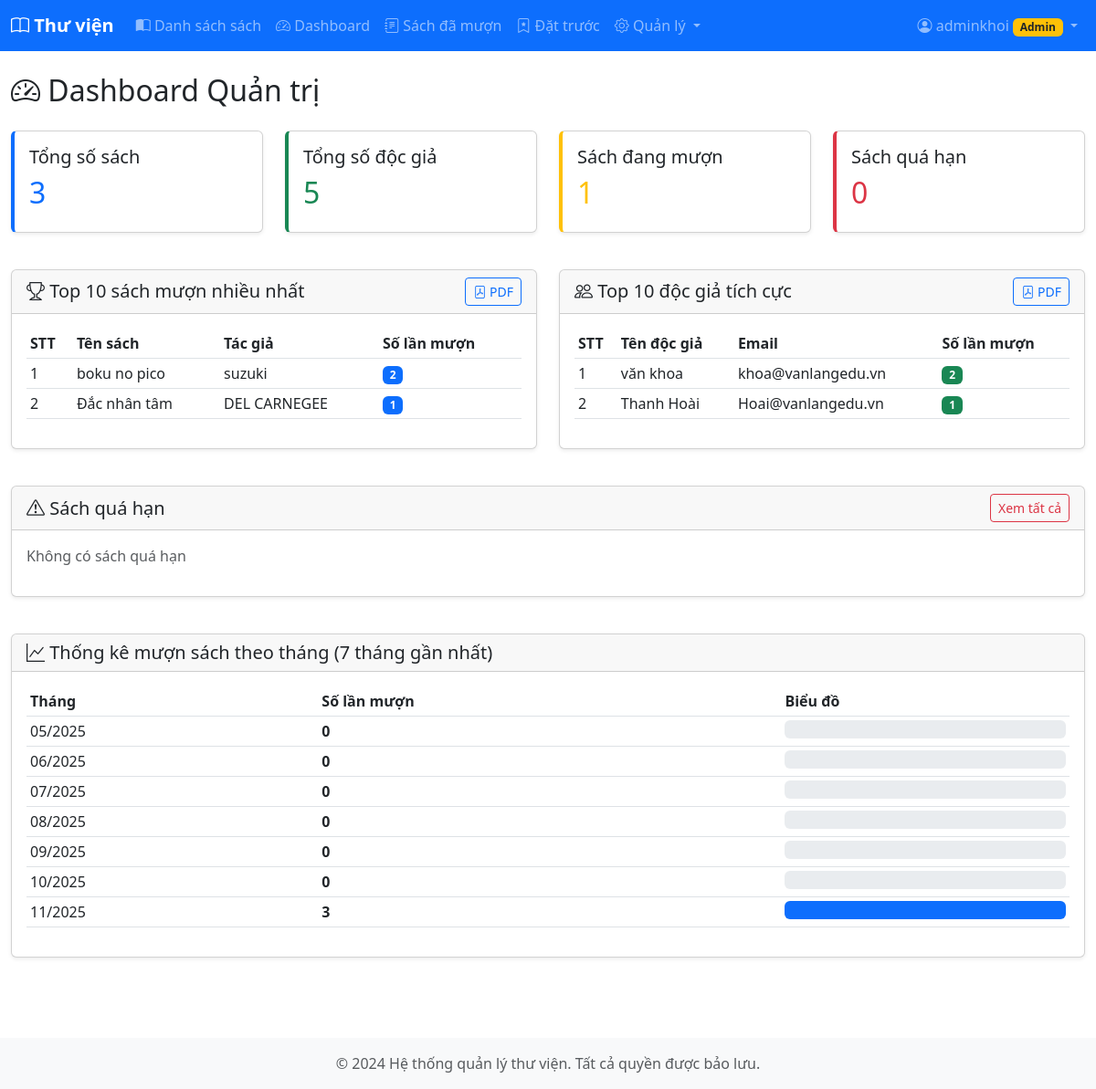
The page /dashboard/ (signed in) on the database its author committed.
### src/models.py (models this page shows, shortened)
class User(UserMixin, db.Model):
    __tablename__ = 'users'
    id = db.Column(db.Integer, primary_key=True)
    email = db.Column(db.String(255), unique=True, nullable=False)
    name = db.Column(db.String(120))
    password_hash = db.Column(db.String(255), nullable=False)
    is_admin = db.Column(db.Boolean, default=False)
    created_at = db.Column(db.DateTime, default=datetime.utcnow)
    borrow_records = db.relationship('BorrowRecord', backref='user', lazy=True)
    reservations = db.relationship('Reservation', backref='user', lazy=True)

class Book(db.Model):
    __tablename__ = 'books'
    id = db.Column(db.Integer, primary_key=True)
    title = db.Column(db.String(255), nullable=False)
    author = db.Column(db.String(255))
    category = db.Column(db.String(120))
    isbn = db.Column(db.String(50), unique=True, index=True)
    total_copies = db.Column(db.Integer, default=1)
    available_copies = db.Column(db.Integer, default=1)
    image_path = db.Column(db.String(500), nullable=True)  # Đường dẫn hình ảnh
    created_at = db.Column(db.DateTime, default=datetime.utcnow)
    borrow_records = db.relationship('BorrowRecord', backref='book', lazy=True)
    reservations = db.relationship('Reservation', backref='book', lazy=True)

### src/routes/dashboard.py (the view)
@dashboard_bp.route('/')
@login_required
def index():
    if current_user.is_admin:
        return admin_dashboard()
    else:
        return user_dashboard()

### src/models.py (called while the page is built)
    @login_manager.user_loader
    def load_user(user_id):
        try:
            return db.session.get(User, int(user_id))
        except Exception:
            return None

### src/templates/dashboard/admin_dashboard.html (shortened to what this page needs)
{% extends 'base.html' %}
{% block content %}
<h2 class="mb-4"><i class="bi bi-speedometer2"></i> Dashboard Quản trị</h2>
<div class="row mb-4">
  <div class="col-md-3">
    <div class="card stat-card">
      <div class="card-body">
        <h5 class="card-title">Tổng số sách</h5>
        <h2 class="text-primary">{{ total_books }}</h2>
      </div>
    </div>
  </div>
  <div class="col-md-3">
    <div class="card stat-card success">
      <div class="card-body">
        <h5 class="card-title">Tổng số độc giả</h5>
        <h2 class="text-success">{{ total_users }}</h2>
      </div>
    </div>
  </div>
  <div class="col-md-3">
    <div class="card stat-card warning">
      <div class="card-body">
        <h5 class="card-title">Sách đang mượn</h5>
        <h2 class="text-warning">{{ total_borrows }}</h2>
      </div>
    </div>
  </div>
  <div class="col-md-3">
    <div class="card stat-card danger">
      <div class="card-body">
        <h5 class="card-title">Sách quá hạn</h5>
        <h2 class="text-danger">{{ overdue_books }}</h2>
      </div>
    </div>
  </div>
</div>
<div class="row">
  <div class="col-md-6 mb-4">
    <div class="card">
      <div class="card-header d-flex justify-content-between align-items-center">
        <h5 class="mb-0"><i class="bi bi-trophy"></i> Top 10 sách mượn nhiều nhất</h5>
        <a href="{{ url_for('reports.statistics_report') }}" class="btn btn-sm btn-outline-primary">
          <i class="bi bi-file-pdf"></i> PDF
        </a>
      </div>
      <div class="card-body">
        {% if popular_books %}
          <div class="table-responsive">
            <table class="table table-sm">
              <thead>
                <tr>
                  <th>STT</th>
                  <th>Tên sách</th>
                  <th>Tác giả</th>
                  <th>Số lần mượn</th>
                </tr>
              </thead>
              <tbody>
                {% for book, count in popular_books %}
                  <tr>
                    <td>{{ loop.index }}</td>
                    <td>{{ book.title }}</td>
                    <td>{{ book.author or 'N/A' }}</td>
                    <td><span class="badge bg-primary">{{ count }}</span></td>
                  </tr>
                {% endfor %}
              </tbody>
            </table>
          </div>
        {% else %}
          <p class="text-muted">Chưa có dữ liệu</p>
        {% endif %}
      </div>
    </div>
  </div>
  <div class="col-md-6 mb-4">
    <div class="card">
      <div class="card-header d-flex justify-content-between align-items-center">
        <h5 class="mb-0"><i class="bi bi-people"></i> Top 10 độc giả tích cực</h5>
        <a href="{{ url_for('reports.statistics_report') }}" class="btn btn-sm btn-outline-primary">
          <i class="bi bi-file-pdf"></i> PDF
        </a>
      </div>
      <div class="card-body">
        {% if active_readers %}
          <div class="table-responsive">
            <table class="table table-sm">
              <thead>
                <tr>
                  <th>STT</th>
                  <th>Tên độc giả</th>
                  <th>Email</th>
                  <th>Số lần mượn</th>
                </tr>
              </thead>
              <tbody>
                {% for user, count in active_readers %}
                  <tr>
                    <td>{{ loop.index }}</td>
                    <td>{{ user.name or '-' }}</td>
                    <td>{{ user.email }}</td>
                    <td><span class="badge bg-success">{{ count }}</span></td>
                  </tr>
                {% endfor %}
              </tbody>
            </table>
          </div>
        {% else %}
          <p class="text-muted">Chưa có dữ liệu</p>
        {% endif %}
      </div>
    </div>
  </div>
</div>
<div class="row">
  <div class="col-md-12 mb-4">
    <div class="card">
      <div class="card-header d-flex justify-content-between align-items-center">
        <h5 class="mb-0"><i class="bi bi-exclamation-triangle"></i> Sách quá hạn</h5>
        <a href="{{ url_for('loans.all_loans', status='overdue') }}" class="btn btn-sm btn-outline-danger">
          Xem tất cả
        </a>
      </div>
      <div class="card-body">
        {% if overdue_records %}
          <div class="table-responsive">
            <table class="table table-sm table-hover">
              <thead>
                <tr>
                  <th>Độc giả</th>
                  <th>Tên sách</th>
                  <th>Ngày mượn</th>
                  <th>Hạn trả</th>
                  <th>Số ngày quá hạn</th>
                  <th>Phí trễ hạn</th>
                </tr>
              </thead>
              <tbody>
                {% for record in overdue_records %}
                  <tr class="table-danger">
                    <td>{{ record.user.name or record.user.email }}</td>
                    <td>{{ record.book.title }}</td>
                    <td>{{ record.borrowed_at.strftime('%d/%m/%Y') }}</td>
                    <td>{{ record.due_date.strftime('%d/%m/%Y') }}</td>
                    <td>
                      <span class="badge bg-danger">
                        {{ ((today - record.due_date).days) }} ngày
                      </span>
                    </td>
                    <td>
                      <strong class="text-danger">{{ "{:,.0f}".format(record.calculate_fine()) }} VNĐ</strong>
                    </td>
                  </tr>
                {% endfor %}
              </tbody>
            </table>
          </div>
        {% else %}
          <p class="text-muted">Không có sách quá hạn</p>
        {% endif %}
      </div>
    </div>
  </div>
</div>
<div class="row">
  <div class="col-md-12">
    <div class="card">
      <div class="card-header">
        <h5 class="mb-0"><i class="bi bi-graph-up"></i> Thống kê mượn sách theo tháng (7 tháng gần nhất)</h5>
      </div>
      <div class="card-body">
        <div class="table-responsive">
          <table class="table table-sm">
            <thead>
              <tr>
                <th>Tháng</th>
                <th>Số lần mượn</th>
                <th>Biểu đồ</th>
              </tr>
            </thead>
            <tbody>
              {% for stat in months_stats %}
                <tr>
                  <td>{{ stat.month }}</td>
                  <td><strong>{{ stat.count }}</strong></td>
                  <td>
                    <div class="progress" style="height: 20px;">
                      <div class="progress-bar" role="progressbar"
                           style="width: {{ (stat.count / (months_stats|map(attribute='count')|max or 1)) * 100 }}%"
                           aria-valuenow="{{ stat.count }}" aria-valuemin="0"
                           aria-valuemax="{{ months_stats|map(attribute='count')|max or 1 }}">
                      </div>
                    </div>
                  </td>
                </tr>
              {% endfor %}
            </tbody>
          </table>
        </div>
      </div>
    </div>
  </div>
</div>
{% endblock %}

### src/templates/base.html (shortened to what this page needs)
<!doctype html>
<html lang="vi">
  <head>
    <link href="https://cdn.jsdelivr.net/npm/bootstrap@5.3.0/dist/css/bootstrap.min.css" rel="stylesheet">
    <link rel="stylesheet" href="https://cdn.jsdelivr.net/npm/bootstrap-icons@1.11.0/font/bootstrap-icons.css">
  </head>
  <body>
    <nav class="navbar navbar-expand-lg navbar-dark bg-primary">
      <div class="container-fluid">
        <a class="navbar-brand" href="{{ url_for('index') }}">
          <i class="bi bi-book"></i> Thư viện
        </a>
        <div class="collapse navbar-collapse" id="navbarNav">
          <ul class="navbar-nav me-auto">
            <li class="nav-item">
              <a class="nav-link" href="{{ url_for('books.list_books') }}">
                <i class="bi bi-book-half"></i> Danh sách sách
              </a>
            </li>
            {% if current_user.is_authenticated %}
              <li class="nav-item">
                <a class="nav-link" href="{{ url_for('dashboard.index') }}">
                  <i class="bi bi-speedometer2"></i> Dashboard
                </a>
              </li>
              <li class="nav-item">
                <a class="nav-link" href="{{ url_for('loans.my_loans') }}">
                  <i class="bi bi-journal-text"></i> Sách đã mượn
                </a>
              </li>
              <li class="nav-item">
                <a class="nav-link" href="{{ url_for('reservations.my_reservations') }}">
                  <i class="bi bi-bookmark-star"></i> Đặt trước
                </a>
              </li>
              {% if current_user.is_admin %}
                <li class="nav-item dropdown">
                  <a class="nav-link dropdown-toggle" href="#" id="adminDropdown" role="button" data-bs-toggle="dropdown">
                    <i class="bi bi-gear"></i> Quản lý
                  </a>
                </li>
              {% endif %}
            {% endif %}
          </ul>
          <ul class="navbar-nav">
            {% if current_user.is_authenticated %}
              <li class="nav-item dropdown">
                <a class="nav-link dropdown-toggle" href="#" id="userDropdown" role="button" data-bs-toggle="dropdown">
                  <i class="bi bi-person-circle"></i> {{ current_user.name or current_user.email }}
                  {% if current_user.is_admin %}
                    <span class="badge bg-warning text-dark">Admin</span>
                  {% endif %}
                </a>
              </li>
            {% endif %}
          </ul>
        </div>
      </div>
    </nav>
    <div class="container-fluid py-4">
      {% block content %}{% endblock %}
    </div>
    <footer class="bg-light text-center py-3 mt-5">
      <div class="container">
        <p class="text-muted mb-0">&copy; 2024 Hệ thống quản lý thư viện. Tất cả quyền được bảo lưu.</p>
      </div>
    </footer>
  </body>
</html>

### src/templates/base.html (style rules this page uses)
.navbar-brand { font-weight: bold; }
.card { box-shadow: 0 0.125rem 0.25rem rgba(0, 0, 0, 0.075); margin-bottom: 1rem; }
.stat-card { border-left: 4px solid #0d6efd; }
.stat-card.success { border-left-color: #198754; }
.stat-card.warning { border-left-color: #ffc107; }
.stat-card.danger { border-left-color: #dc3545; }

### rows shown on the page
User: name "adminkhoi"
Book: title "boku no pico", author "suzuki", id "2"
Book: title "Đắc nhân tâm", author "DEL CARNEGEE", count "1"
User: name "văn khoa", email "khoa@vanlangedu.vn", count "2"
User: name "Thanh Hoài", email "Hoai@vanlangedu.vn", count "1"

### other values the page prints
{{ total_books }} "3"
{{ total_users }} "5"
{{ total_borrows }} "1"
{{ overdue_books }} "0"
{{ stat.month }} "05/2025" "06/2025" "07/2025" "08/2025" "09/2025" "10/2025" "11/2025"
{{ stat.count }} "0" "0" "0" "0" "0" "0" "3"
